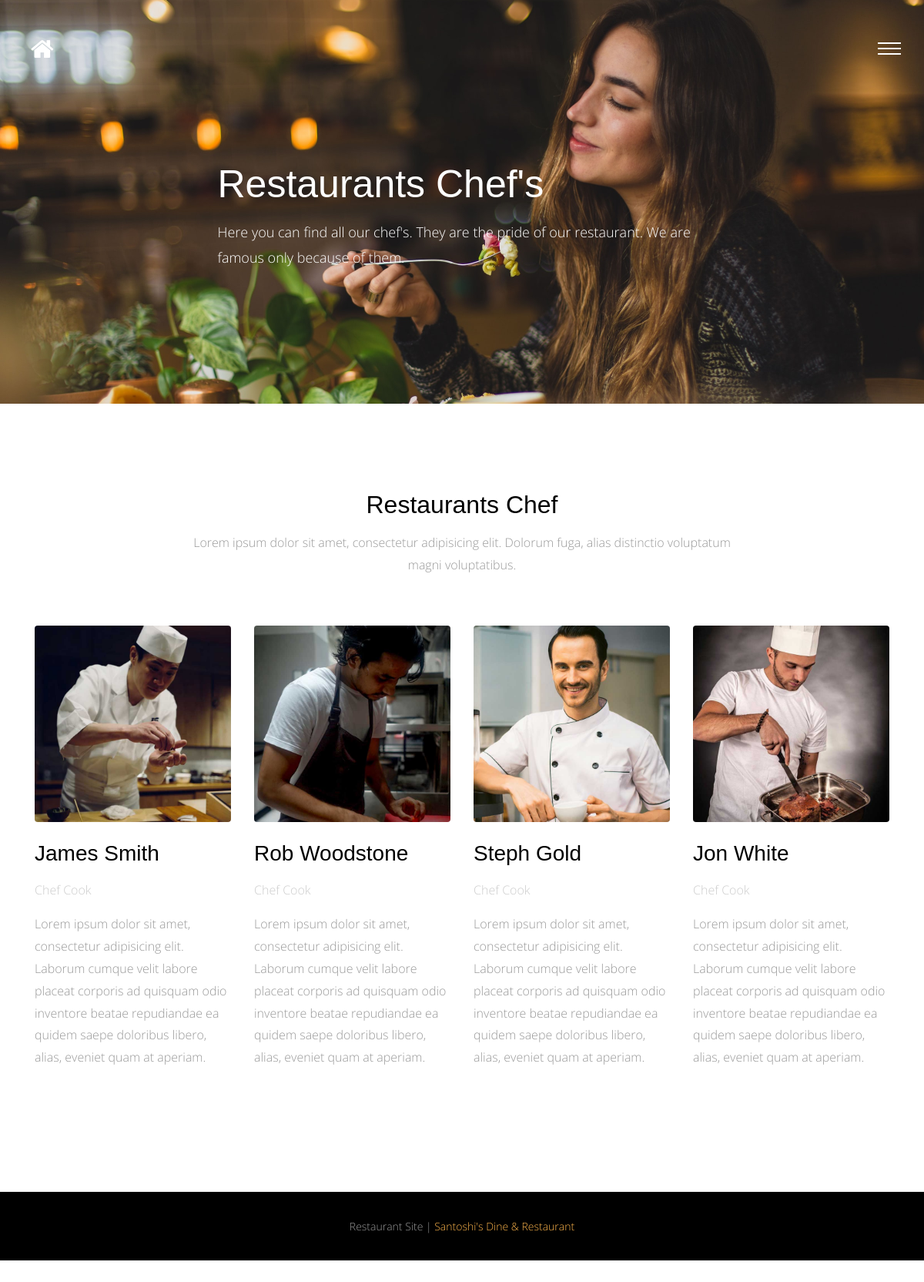
The page /about-me/chef on the database its author committed.
### aboutus/models.py (models this page shows, shortened)
class Chef(models.Model):
    name = models.CharField(max_length=50)
    title = models.CharField(max_length=50)
    bio = models.TextField()
    image = models.ImageField(upload_to='chef/')
    class Meta:
        verbose_name = 'chef'
        verbose_name_plural = 'chef'

### aboutus/views.py (the view)
# urls.py: path('chef',views.chef , name='chef' ),
def chef(request):
    chef = Chef.objects.all()
    context = {
        'chef' : chef
    }
    return render(request , 'aboutus/chef.html' , context)

### aboutus/templates/aboutus/chef.html
{% extends 'base.html' %}
{% load static %}
{% block content %}
<div class="main-wrap">
  <div class="cover_1 cover_sm">
    <div class="img_bg" style="background-image: url({% static 'img/slider-1.jpg' %})" data-stellar-background-ratio="0.5">
      <div class="container">
        <div class="row align-items-center justify-content-center">
          <div class="col-md-7" data-aos="fade-up">
            <h2 class="heading">Restaurants Chef's</h2>
            <p class="lead">Here you can find all our chef's. They are the pride of our restaurant. We are famous only because of them.
            </p>
          </div>
        </div>
      </div>
    </div>
  </div>
  <div class="section">
    <div class="container">
      <div class="row justify-content-center mb-5" data-aos="fade-up">
        <div class="col-md-8  text-center">
          <h2 class="mb-3">Restaurants Chef</h2>
          <p class="lead">Lorem ipsum dolor sit amet, consectetur adipisicing elit. Dolorum fuga, alias distinctio
            voluptatum magni voluptatibus.</p>
        </div>
      </div>
      <div class="row">
        {% for one in chef %}
          <div class="col-md-3" data-aos="fade-up" data-aos-delay="100">
            <img src="{{one.image.url}}" alt="Image placeholder" class="img-fluid mb-4 rounded">
            <h3 class="mb-3">{{one.name}}</h3>
            <p class="post-meta text-muted">{{one.title}}</p>
            <p class="mb-5">{{one.bio}}</p>
          </div>
        {% endfor %}
      </div>
    </div>
  </div>
</div>
{% endblock %}

### static/css/style.css (style rules this page uses)
html { overflow-x: hidden; }
body { background: #fff; font-family: "Open Sans", cursive; font-size: 16px; line-height: 1.8; font-weight: 300; color: #999999; }
h1, h2, h3, h4, h5 { color: #000; font-family: "Playfair Display", Arial, sans-serif; }
.lead { font-size: 16px; }
.section { padding: 7em 0; }
.text-muted { color: #cccccc !important; }
.cover_1 { position: relative; }
.cover_1 .lead { color: #fff; font-size: 18px; }
.cover_1 .img_bg { background-repeat: no-repeat; background-size: cover !important; background-position: center center; min-height: 550px !important; height: 70vh !important; }
.cover_1 .img_bg, .cover_1 .img_bg > .container > .row { min-height: 700px; height: 100vh; }
.cover_1.cover_sm .img_bg, .cover_1.cover_sm .img_bg > .container > .row { min-height: 600px; height: 80vh; }
.cover_1 .heading { color: white; font-weight: 300; font-size: 30px; line-height: 1.5; }
@media (min-width: 768px) { .cover_1 .heading { font-size: 50px; line-height: 1.5; } }

### rows shown on the page
Chef: image (picture), name "James Smith", title "Chef Cook", bio "Lorem ipsum dolor sit amet, consectetur adipisicing elit. Laborum cumque velit labore placeat corporis ad quisquam odio inventore beatae repudiandae ea quidem saepe doloribus libero, alias, eveniet quam at aperiam."
Chef: image (picture), name "Rob Woodstone", title "Chef Cook", bio "Lorem ipsum dolor sit amet, consectetur adipisicing elit. Laborum cumque velit labore placeat corporis ad quisquam odio inventore beatae repudiandae ea quidem saepe doloribus libero, alias, eveniet quam at aperiam."
Chef: image (picture), name "Steph Gold", title "Chef Cook", bio "Lorem ipsum dolor sit amet, consectetur adipisicing elit. Laborum cumque velit labore placeat corporis ad quisquam odio inventore beatae repudiandae ea quidem saepe doloribus libero, alias, eveniet quam at aperiam."
Chef: image (picture), name "Jon White", title "Chef Cook", bio "Lorem ipsum dolor sit amet, consectetur adipisicing elit. Laborum cumque velit labore placeat corporis ad quisquam odio inventore beatae repudiandae ea quidem saepe doloribus libero, alias, eveniet quam at aperiam."
